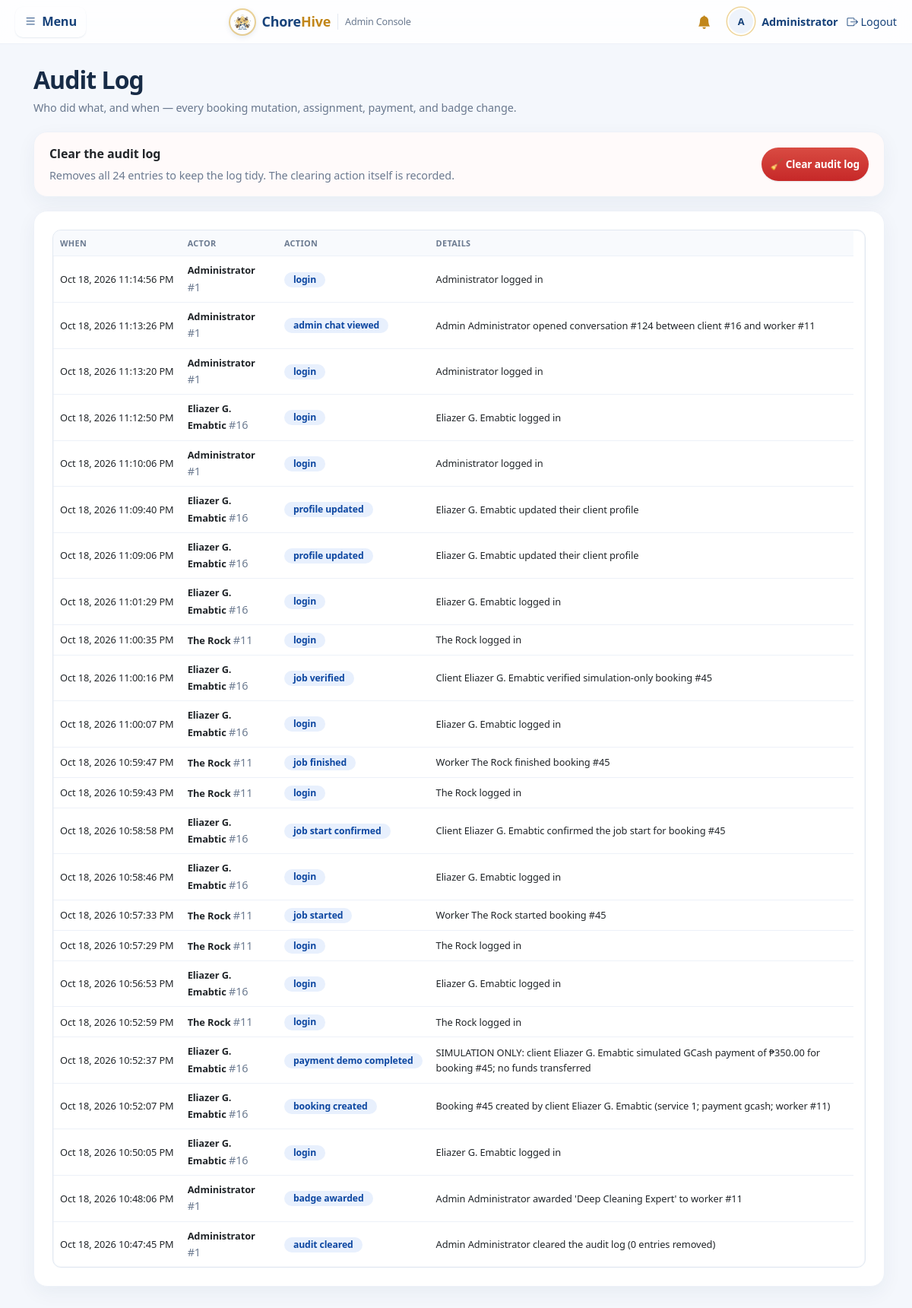
The app's page /admin/audit.php (signed in) with its own data.
### tables this page shows
CREATE TABLE audit_log (
  id INT AUTO_INCREMENT PRIMARY KEY,
  user_id INT NULL,
  actor_name VARCHAR(100) NOT NULL,
  action VARCHAR(80) NOT NULL,
  details VARCHAR(500) NOT NULL,
  created_at TIMESTAMP DEFAULT CURRENT_TIMESTAMP
);

### config.php (called while the page is built, shortened)
<?php
function e($s) { return htmlspecialchars($s ?? '', ENT_QUOTES, 'UTF-8'); }

### admin/audit.php (the view, shortened to what this page needs)
<?php
require '../config.php';
require '../layout.php';
$page = max(1, (int)($_GET['p'] ?? 1));
$per = 30;
$total = $conn->query("SELECT COUNT(*) c FROM audit_log")->fetch_assoc()['c'];
$off = ($page - 1) * $per;
$res = $conn->query("SELECT * FROM audit_log ORDER BY created_at DESC LIMIT $per OFFSET $off");
?>
<h1>Audit Log</h1>
<p class="muted">Who did what, and when — every booking mutation, assignment, payment, and badge change.</p>
<?php if ((int)$total > 0): ?>
<div class="card danger-zone" style="padding:16px 20px;">
  <div style="display:flex;justify-content:space-between;align-items:center;gap:14px;flex-wrap:wrap;">
    <div>
      <b>Clear the audit log</b>
      <p class="muted" style="margin:3px 0 0;">Removes all <?= (int)$total ?> entries to keep the log tidy. The clearing action itself is recorded.</p>
    </div>
    <form method="post" data-confirm="Clear the entire audit log?\n\nAll <?= (int)$total ?> entries will be permanently removed." data-confirm-title="Clear audit log" data-confirm-yes="Yes, clear log">
      <button class="btn btn-sm btn-danger" name="clear_log" value="1">🧹 Clear audit log</button>
    </form>
  </div>
</div>
<?php endif; ?>
<div class="card">
  <div class="table-wrap">
  <table>
    <tr><th>When</th><th>Actor</th><th>Action</th><th>Details</th></tr>
    <?php while ($r = $res->fetch_assoc()): ?>
      <tr>
        <td style="white-space:nowrap;"><?= date('M j, Y g:i:s A', strtotime($r['created_at'])) ?></td>
        <td><b><?= e($r['actor_name']) ?></b><?= $r['user_id'] ? ' <span class="muted">#' . $r['user_id'] . '</span>' : '' ?></td>
        <td><span class="badge info"><?= e(str_replace('_', ' ', $r['action'])) ?></span></td>
        <td><?= e($r['details']) ?></td>
      </tr>
    <?php endwhile; ?>
  </table>
  </div>
</div>
<?php require '../footer.php'; ?>

### layout.php (style rules this page uses)
:root { --navy:#17427a; --navy-dark:#0f2d55; --honey:#e0aa33; --honey-dark:#c1861a; --dark:#17427a; --bg:#f4f7fc; --card:#fff; --ink:#1f2c44; --muted:#6b7a90; --line:#e3e9f2; --line-2:#edf1f8; --ok:#2e7d32; --warn:#b7791f; --err:#c62828; --info:#1565c0; --ok-bg:#e8f5e9; --warn-bg:#fdf3e3; --err-bg:#fdecea; --info-bg:#e8f0fd; --radius:16px; --radius-sm:10px; --radius-pill:999px; --shadow-sm:0 1px 2px rgba(23,66,122,.06), 0 1px 3px rgba(23,66,122,.04); --shadow:0 1px 2px rgba(23,66,122,.05), 0 6px 20px rgba(23,66,122,.07); --shadow-lg:0 12px 38px rgba(23,66,122,.15); --ring:0 0 0 3px rgba(224,170,51,.35); --ease:cubic-bezier(.4,0,.2,1); --fast:.15s; --med:.25s; --slow:.45s; }
* ,*::before,*::after { box-sizing:border-box; }
body,h1,h2,h3,h4,h5,p,ul,ol,figure { margin:0; }
html { -webkit-text-size-adjust:100%; scroll-behavior:smooth; }
body { font-family:'Segoe UI',system-ui,-apple-system,sans-serif; background:var(--bg); color:var(--ink); min-height:100vh; line-height:1.55; letter-spacing:-.005em; -webkit-font-smoothing:antialiased; }
.card { background:var(--card); border:1px solid var(--line-2); border-radius:var(--radius); padding:24px; margin-bottom:18px; box-shadow:var(--shadow); transition:box-shadow var(--med) var(--ease), border-color var(--med) var(--ease); }
h1 { font-size:1.6rem; margin-bottom:14px; letter-spacing:-.022em; line-height:1.25; }
button,.btn { background:linear-gradient(180deg,#e7b23d,var(--honey)); color:#2a2110; border:0; padding:10px 18px; border-radius:var(--radius-sm); cursor:pointer; text-decoration:none; display:inline-block; font:inherit; font-weight:600; box-shadow:0 1px 2px rgba(23,66,122,.1); transition:transform var(--fast) var(--ease), box-shadow var(--med) var(--ease), background var(--fast) var(--ease); }
.btn-sm { padding:7px 13px; font-size:.85rem; border-radius:9px; }
.btn-danger { background:linear-gradient(180deg,#d94b42,var(--err)); color:#fff; }
.table-wrap { overflow-x:auto; border:1px solid var(--line-2); border-radius:var(--radius-sm); background:var(--card); }
table { width:100%; border-collapse:collapse; margin-top:0; min-width:520px; }
th,td { text-align:left; padding:12px 14px; border-bottom:1px solid var(--line-2); font-size:.92rem; vertical-align:middle; }
th { color:var(--muted); font-size:.73rem; text-transform:uppercase; letter-spacing:.07em; font-weight:700; background:#f8fafd; }
tbody tr { transition:background var(--fast) var(--ease); }
tbody tr:last-child td { border-bottom:0; }
.badge { display:inline-flex; align-items:center; padding:4px 12px; border-radius:var(--radius-pill); font-size:.76rem; font-weight:600; white-space:nowrap; }
.info { background:var(--info) }
.badge.info { background:var(--info-bg);color:#0d47a1 }
.muted { color:var(--muted); font-size:.9rem; }
.danger-zone { border:1px dashed #f2c6c2; background:#fffafa; }
body.adminpage { font-family:'Segoe UI',system-ui,-apple-system,sans-serif; }
body { font-family:'Inter','Segoe UI',system-ui,-apple-system,sans-serif; }
.card { border:1px solid var(--line-2); border-radius:20px; box-shadow:var(--shadow); transition:box-shadow var(--med) var(--ease), transform var(--med) var(--ease); }
h1 { font-weight:800; letter-spacing:-.025em; }
.btn, button { border-radius:var(--radius-pill); }
th { text-transform:uppercase; font-size:.72rem; letter-spacing:.07em; color:var(--muted); }
body.adminpage table { min-width:0; }
body.adminpage .card { padding:24px; }
body.adminpage .table-wrap { border:0; }

### records on screen
audit_log: created_at "Oct 18, 2026 11:14:56 PM", actor_name "Administrator", user "1", action "login", details "Administrator logged in"
audit_log: created_at "Oct 18, 2026 11:13:26 PM", actor_name "Administrator", user "1", action "admin chat viewed", details "Admin Administrator opened conversation #124 between client #16 and worker #11"
audit_log: created_at "Oct 18, 2026 11:13:20 PM", actor_name "Administrator", user "1", action "login", details "Administrator logged in"
audit_log: created_at "Oct 18, 2026 11:12:50 PM", actor_name "Eliazer G. Emabtic", user "16", action "login", details "Eliazer G. Emabtic logged in"
audit_log: created_at "Oct 18, 2026 11:10:06 PM", actor_name "Administrator", user "1", action "login", details "Administrator logged in"
audit_log: created_at "Oct 18, 2026 11:09:40 PM", actor_name "Eliazer G. Emabtic", user "16", action "profile updated", details "Eliazer G. Emabtic updated their client profile"
audit_log: created_at "Oct 18, 2026 11:09:06 PM", actor_name "Eliazer G. Emabtic", user "16", action "profile updated", details "Eliazer G. Emabtic updated their client profile"
audit_log: created_at "Oct 18, 2026 11:01:29 PM", actor_name "Eliazer G. Emabtic", user "16", action "login", details "Eliazer G. Emabtic logged in"
audit_log: created_at "Oct 18, 2026 11:00:35 PM", actor_name "The Rock", user "11", action "login", details "The Rock logged in"
audit_log: created_at "Oct 18, 2026 11:00:16 PM", actor_name "Eliazer G. Emabtic", user "16", action "job verified", details "Client Eliazer G. Emabtic verified simulation-only booking #45"
audit_log: created_at "Oct 18, 2026 11:00:07 PM", actor_name "Eliazer G. Emabtic", user "16", action "login", details "Eliazer G. Emabtic logged in"
audit_log: created_at "Oct 18, 2026 10:59:47 PM", actor_name "The Rock", user "11", action "job finished", details "Worker The Rock finished booking #45"
audit_log: created_at "Oct 18, 2026 10:59:43 PM", actor_name "The Rock", user "11", action "login", details "The Rock logged in"
audit_log: created_at "Oct 18, 2026 10:58:58 PM", actor_name "Eliazer G. Emabtic", user "16", action "job start confirmed", details "Client Eliazer G. Emabtic confirmed the job start for booking #45"
audit_log: created_at "Oct 18, 2026 10:58:46 PM", actor_name "Eliazer G. Emabtic", user "16", action "login", details "Eliazer G. Emabtic logged in"
audit_log: created_at "Oct 18, 2026 10:57:33 PM", actor_name "The Rock", user "11", action "job started", details "Worker The Rock started booking #45"
audit_log: created_at "Oct 18, 2026 10:57:29 PM", actor_name "The Rock", user "11", action "login", details "The Rock logged in"
audit_log: created_at "Oct 18, 2026 10:56:53 PM", actor_name "Eliazer G. Emabtic", user "16", action "login", details "Eliazer G. Emabtic logged in"
audit_log: created_at "Oct 18, 2026 10:52:59 PM", actor_name "The Rock", user "11", action "login", details "The Rock logged in"
audit_log: created_at "Oct 18, 2026 10:52:37 PM", actor_name "Eliazer G. Emabtic", user "16", action "payment demo completed", details "SIMULATION ONLY: client Eliazer G. Emabtic simulated GCash payment of ₱350.00 for booking #45; no funds transferred"
audit_log: created_at "Oct 18, 2026 10:52:07 PM", actor_name "Eliazer G. Emabtic", user "16", action "booking created", details "Booking #45 created by client Eliazer G. Emabtic (service 1; payment gcash; worker #11)"
audit_log: created_at "Oct 18, 2026 10:50:05 PM", actor_name "Eliazer G. Emabtic", user "16", action "login", details "Eliazer G. Emabtic logged in"
audit_log: created_at "Oct 18, 2026 10:48:06 PM", actor_name "Administrator", user "1", action "badge awarded", details "Admin Administrator awarded 'Deep Cleaning Expert' to worker #11"
audit_log: created_at "Oct 18, 2026 10:47:45 PM", actor_name "Administrator", user "1", action "audit cleared", details "Admin Administrator cleared the audit log (0 entries removed)"

### other values on screen
initials($u['name']) "A"
$u['name'] "Administrator"
$total "24"
